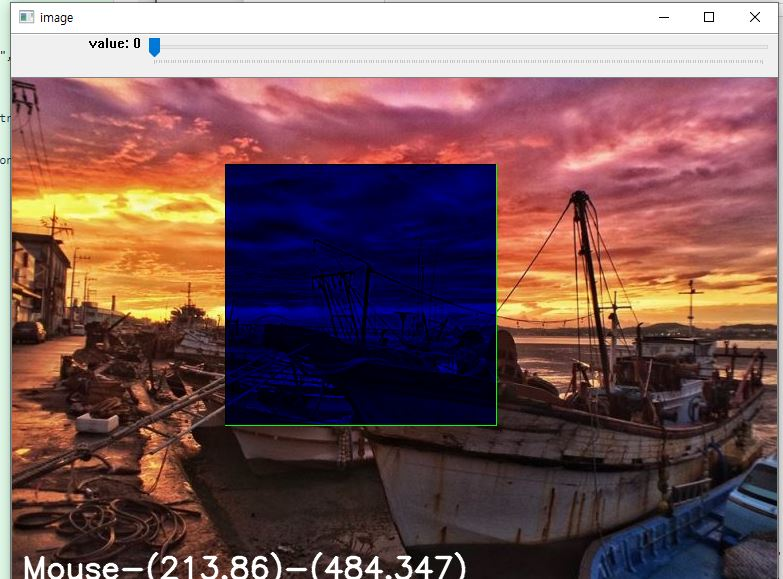
#> input picture Homework1.JPG, 783 x 579 px, given in place of the camera
$ jupyter execute --allow-errors Homework3.ipynb   (text cells are left out)
#> lines starting #> are read from the running program, lines starting #| are printed output that depends on the picture; after the words box and inside, x2 and y2 are one past the last pixel; in counts of white or black regions, pixels touching at a corner belong together
[cell 1]
import numpy as np
import cv2
cap = cv2.VideoCapture(0)

while True:
    ret, frame = cap.read()
#> frame is the input picture: shape (579, 783, 3); mean B, G, R 90.6, 90.1, 122.4
    #roi = frame[0:500, 0:500]
    gray = cv2.cvtColor(frame, cv2.COLOR_BGR2GRAY)
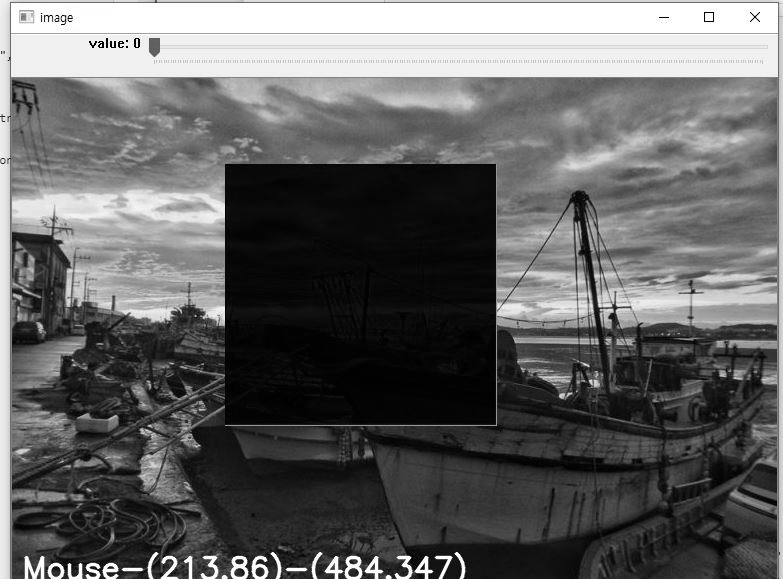
#> gray: shape (579, 783); min 0, max 255, mean 99.8
    gray_blur = cv2.GaussianBlur(gray, (13, 13), 0)
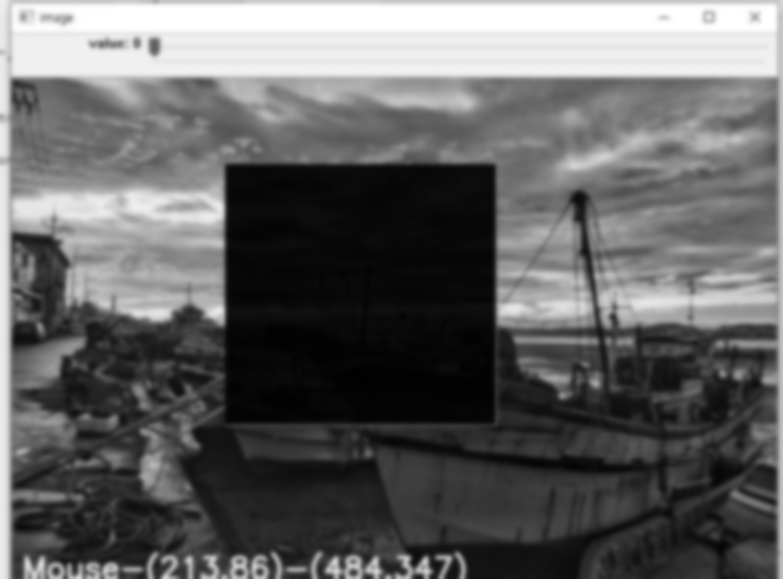
#> gray_blur: shape (579, 783); min 1, max 255, mean 99.8
    thresh = cv2.adaptiveThreshold(gray_blur, 255, cv2.ADAPTIVE_THRESH_GAUSSIAN_C,cv2.THRESH_BINARY_INV, 11, 1)
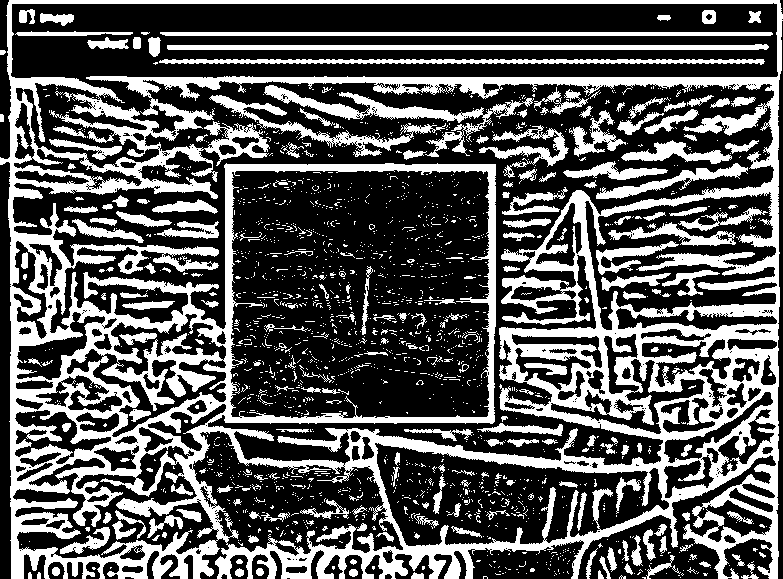
#> thresh: shape (579, 783); 34.6% white; 1918 white regions (1692 under 20 px), largest, box (x1, y1, x2, y2) and area: (0, 0, 783, 579) 109266, (264, 85, 534, 157) 3133, (167, 44, 769, 50) 3010
    cv2.imshow('frame',frame)
    cv2.imshow('gray',gray)
    cv2.imshow('gray_blur',gray_blur)
    cv2.imshow('thresh',thresh)
    if cv2.waitKey(2) & 0xFF == 27:
#> (key Esc is pressed here)
        break
cap.release()
cv2.destroyAllWindows()

[cell 2]
import numpy as np
import cv2
cap = cv2.VideoCapture(0)

while True:
    ret, frame = cap.read()
    #roi = frame[0:500, 0:500]
    gray = cv2.cvtColor(frame, cv2.COLOR_BGR2GRAY)
    gray_blur = cv2.GaussianBlur(gray, (15, 15), 0)
    thresh = cv2.adaptiveThreshold(gray_blur, 255, cv2.ADAPTIVE_THRESH_GAUSSIAN_C,cv2.THRESH_BINARY_INV, 11, 1)
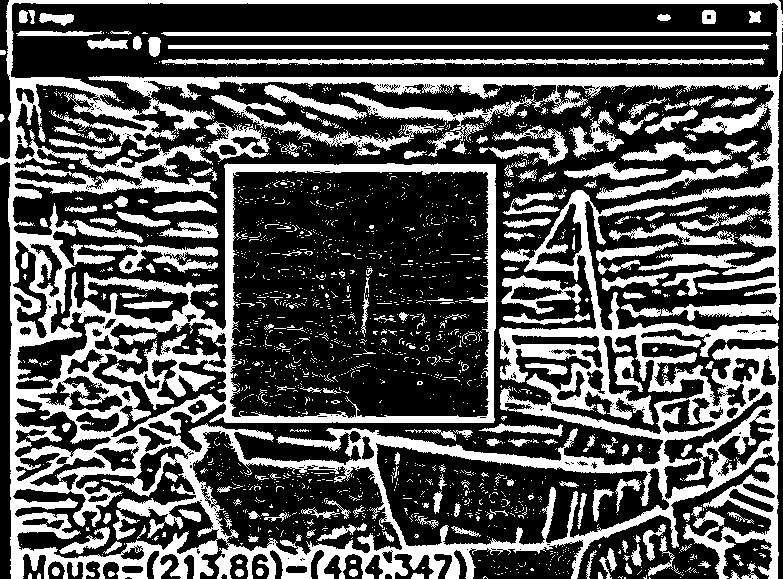
#> thresh: shape (579, 783); 33.6% white; 1956 white regions (1745 under 20 px), largest, box (x1, y1, x2, y2) and area: (0, 0, 783, 579) 106662, (161, 58, 764, 65) 2638, (161, 32, 773, 36) 2432
    kernel = np.ones((3, 3), np.uint8)
    closing = cv2.morphologyEx(thresh, cv2.MORPH_CLOSE, kernel, iterations=4)
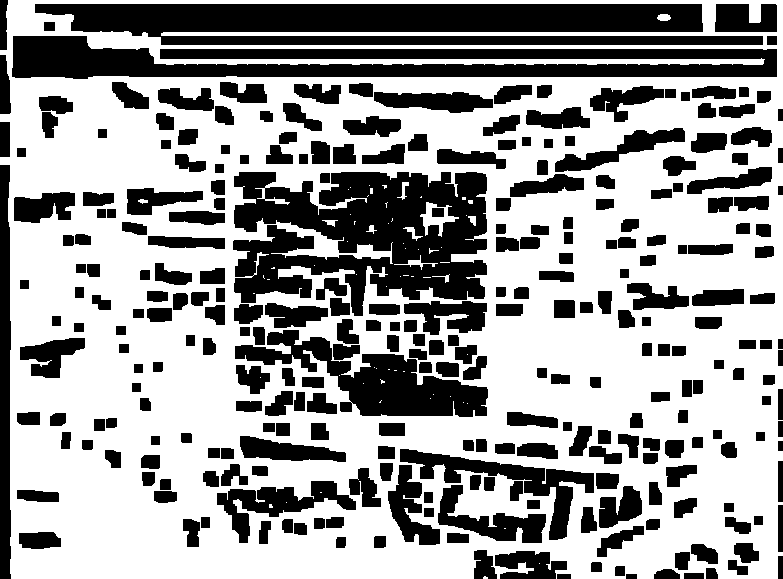
#> closing: shape (579, 783); 61.6% white; 288 black regions
    cv2.imshow('frame',frame)
    #cv2.imshow('gray',gray)
    #cv2.imshow('gray_blur',gray_blur)
    #cv2.imshow('thresh',thresh)
    cv2.imshow('closing',closing)
    if cv2.waitKey(2) & 0xFF == 27:
#> (key Esc is pressed here)
        break
cap.release()
cv2.destroyAllWindows()

[cell 3]
import numpy as np
import cv2
cap = cv2.VideoCapture(0)

while True:
    ret, frame = cap.read()
    roi = frame[0:500, 0:500]
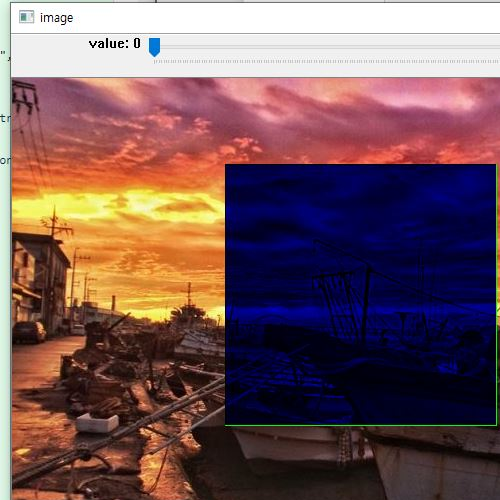
#> roi: shape (500, 500, 3); mean B, G, R 92.2, 88.1, 118.4
    gray = cv2.cvtColor(frame, cv2.COLOR_BGR2GRAY)
    gray_blur = cv2.GaussianBlur(gray, (15, 15), 0)
    thresh = cv2.adaptiveThreshold(gray_blur, 255, cv2.ADAPTIVE_THRESH_GAUSSIAN_C,cv2.THRESH_BINARY_INV, 11, 1)
    kernel = np.ones((1, 1), np.uint8)
    closing = cv2.morphologyEx(thresh, cv2.MORPH_CLOSE, kernel, iterations=5)
    cont_img = closing.copy()
    contours, hierarchy = cv2.findContours(cont_img, cv2.RETR_EXTERNAL,cv2.CHAIN_APPROX_SIMPLE)
#> contours = 189 contours, 156 with area under 20; largest, box (x1, y1, x2, y2) and area: (0, 0, 783, 579) 401582, (609, 223, 737, 246) 888, (596, 241, 678, 262) 508, (679, 208, 766, 231) 443, (601, 273, 669, 291) 394

    for cnt in contours:
        area = cv2.contourArea(cnt)
        if area < 3000 or area > 5000:
            continue
        if len(cnt) < 5:
            continue
        ellipse = cv2.fitEllipse(cnt)
        cv2.ellipse(roi, ellipse, (0,255,0), 2)
#> this loop made 189 passes
#> area on passes 16, 30, 31: 49.5, 23, 29.5

    cv2.imshow('frame',frame)
    #cv2.imshow('gray',gray)
    #cv2.imshow('gray_blur',gray_blur)
    #cv2.imshow('thresh',thresh)
    cv2.imshow('closing',closing)
    cv2.imshow('final result', roi)
    if cv2.waitKey(2) & 0xFF == 27:
#> (key Esc is pressed here)
        break
cap.release()
cv2.destroyAllWindows()

$ run again, on Homework.PNG
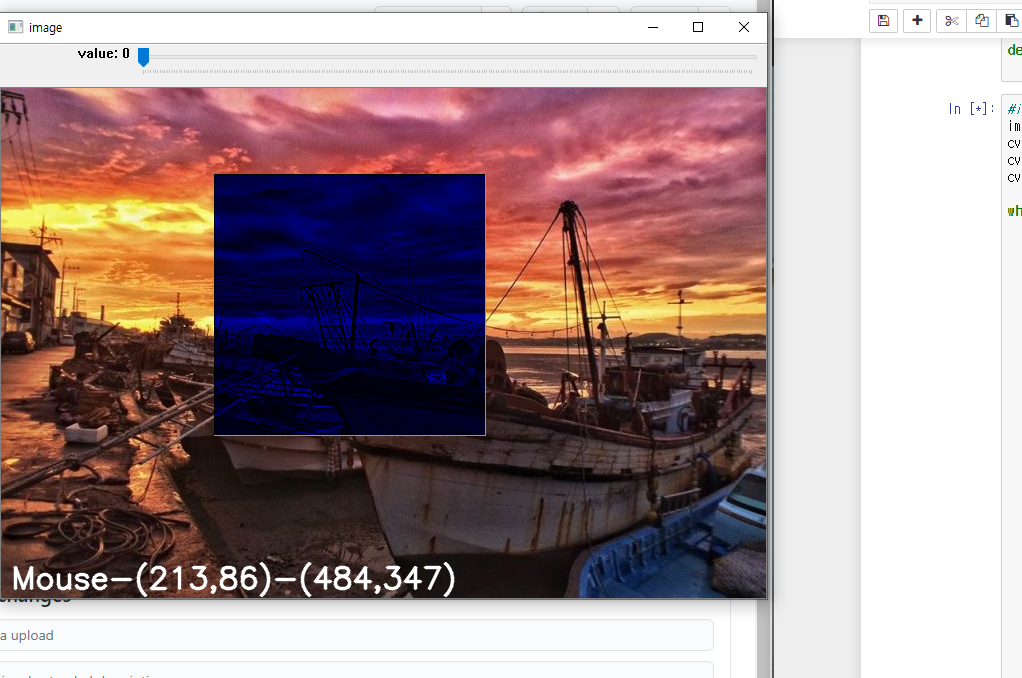
#> input picture Homework.PNG, 1022 x 678 px, given in place of the camera
#> frame is the input picture: shape (678, 1022, 3); mean B, G, R 141.9, 141.4, 162.7
#> closing: shape (678, 1022); 45.2% white; 65 white regions (45 under 20 px)
#> contours = 559 contours, 413 with area under 20; largest, box (x1, y1, x2, y2) and area: (0, 0, 776, 678) 233702, (0, 213, 133, 363) 4790, (0, 132, 258, 209) 4492, (782, 37, 863, 678) 3547, (253, 95, 577, 169) 3167
#> the loop `for cnt in contours:` made 559 passes
#> area on passes 9 to 11: 1465, 46.5, 314.5
#> after the loop `for cnt in contours:`:
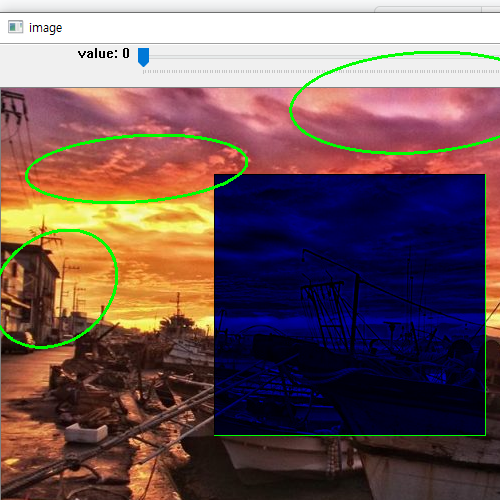
#> roi: shape (500, 500, 3); mean B, G, R 91.9, 91.1, 117.6
#> `cv2.imshow('frame',frame)`:
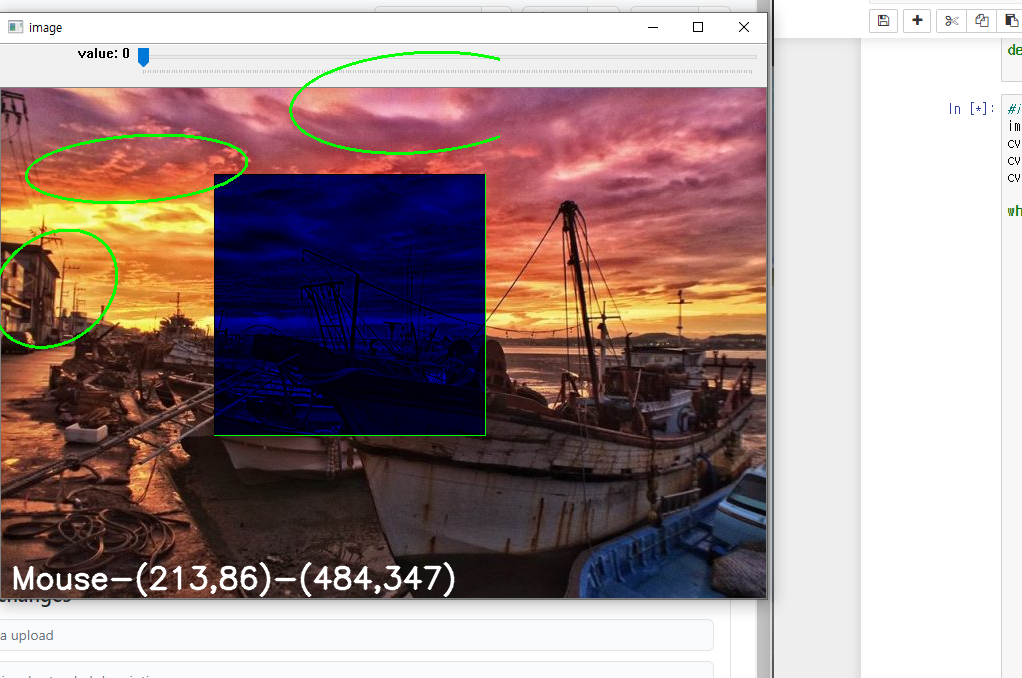
#> window 'frame': shape (678, 1022, 3); mean B, G, R 141.4, 142.1, 161.7
